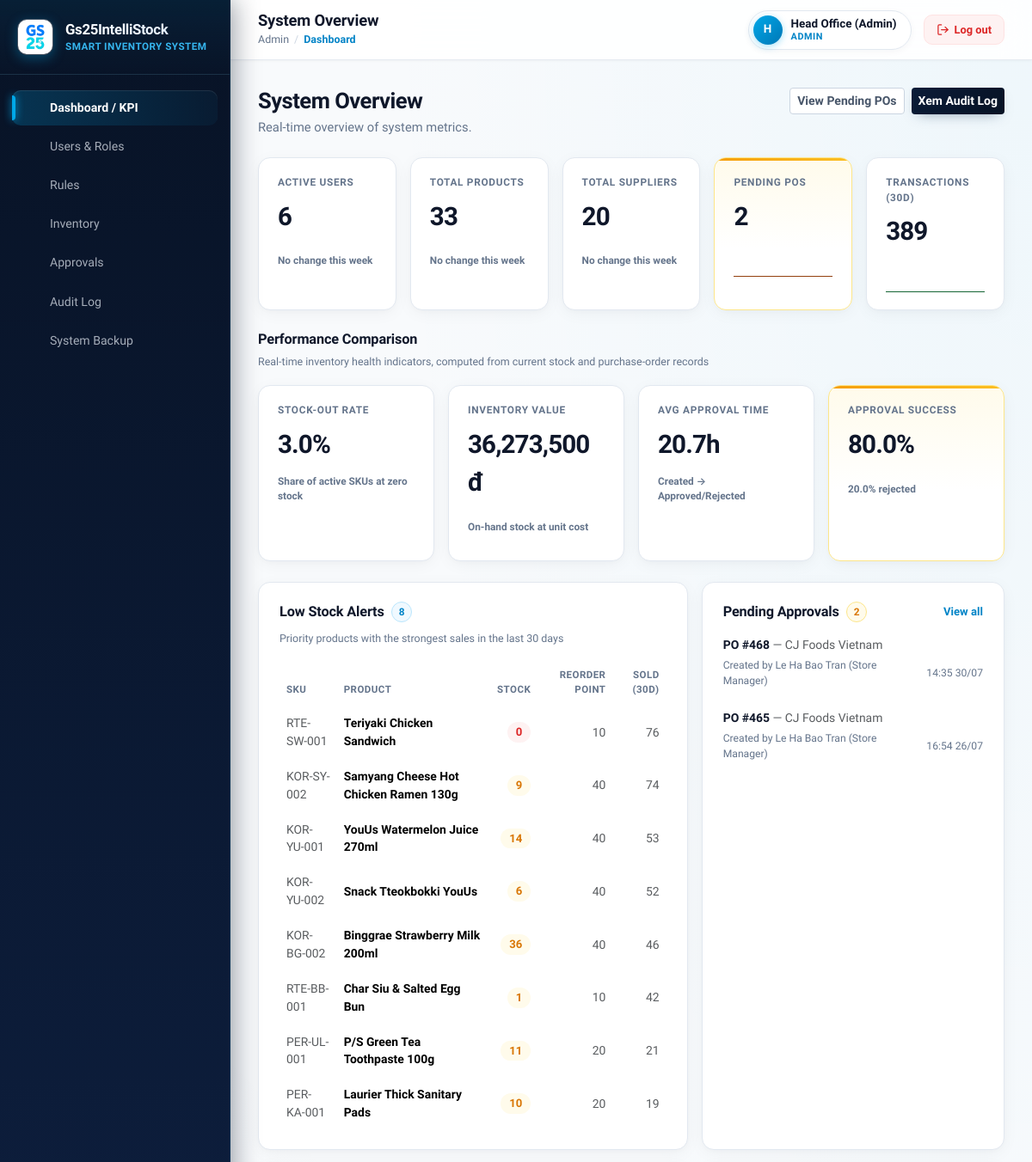
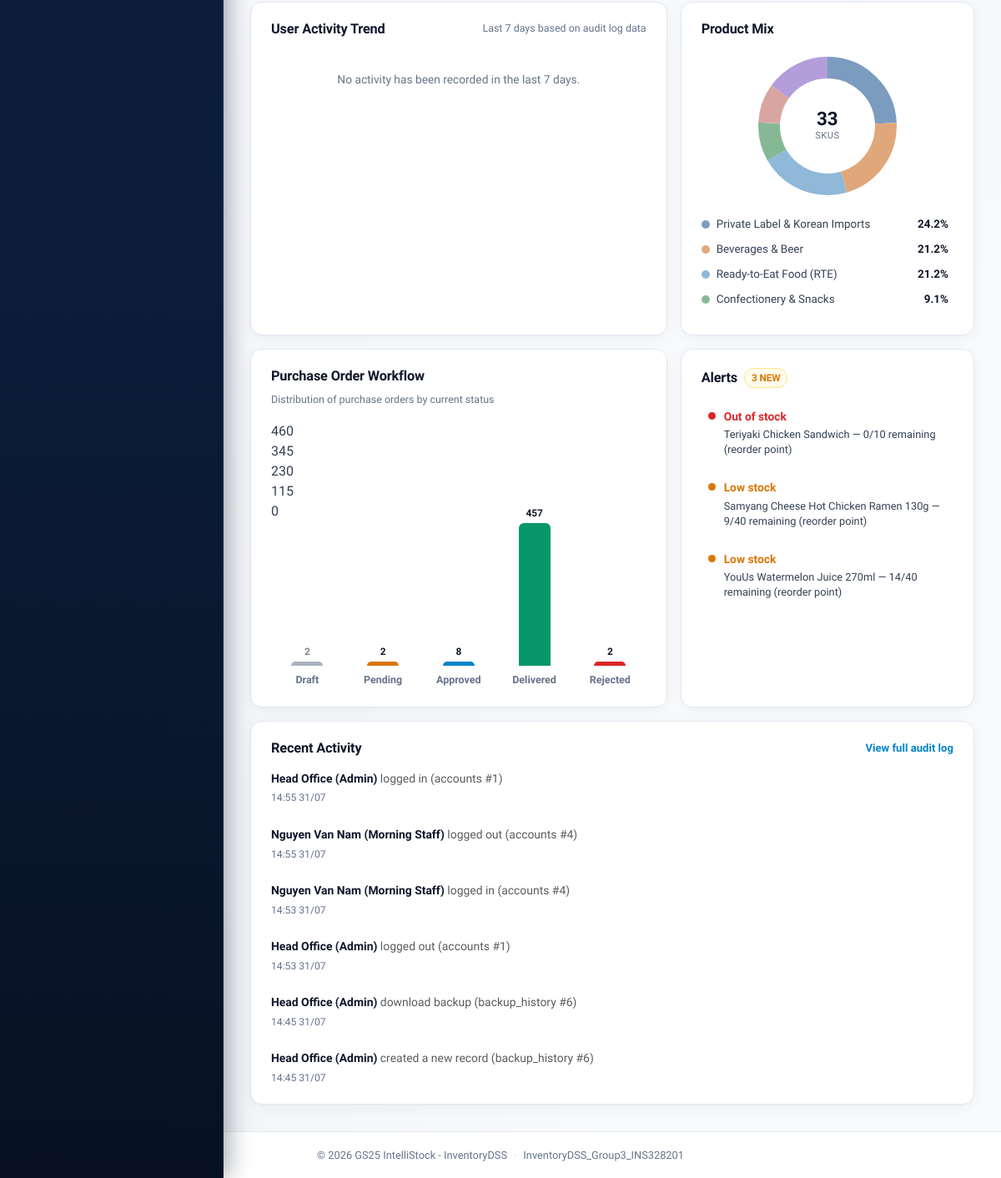
Screenshot of /frontend/admin/dashboard.php (signed in) with the database file from the repository (2 pictures, top to bottom).
### tables this page shows
CREATE TABLE `products` (
  `product_id` int(11) NOT NULL AUTO_INCREMENT,
  `sku_code` varchar(30) NOT NULL,
  `product_name` varchar(150) NOT NULL,
  `category_id` int(11) NOT NULL,
  `supplier_id` int(11) NOT NULL,
  `unit` varchar(20) NOT NULL,
  `shelf_life_days` int(11) DEFAULT NULL,
  `unit_cost` decimal(12,2) NOT NULL DEFAULT 0.00,
  `selling_price` decimal(12,2) NOT NULL DEFAULT 0.00,
  `is_active` tinyint(1) NOT NULL DEFAULT 1,
  PRIMARY KEY (`product_id`),
  UNIQUE KEY `sku_code` (`sku_code`),
  KEY `category_id` (`category_id`),
  KEY `supplier_id` (`supplier_id`),
  CONSTRAINT `products_ibfk_1` FOREIGN KEY (`category_id`) REFERENCES `categories` (`category_id`),
  CONSTRAINT `products_ibfk_2` FOREIGN KEY (`supplier_id`) REFERENCES `suppliers` (`supplier_id`)
);

CREATE TABLE `purchase_orders` (
  `po_id` int(11) NOT NULL AUTO_INCREMENT,
  `supplier_id` int(11) NOT NULL,
  `created_by` int(11) NOT NULL,
  `status` enum('Draft','Pending','Approved','Rejected','Delivered') NOT NULL DEFAULT 'Draft',
  `approved_by` int(11) DEFAULT NULL,
  `created_at` datetime NOT NULL DEFAULT current_timestamp(),
  `approved_at` datetime DEFAULT NULL,
  PRIMARY KEY (`po_id`),
  KEY `supplier_id` (`supplier_id`),
  KEY `created_by` (`created_by`),
  KEY `approved_by` (`approved_by`),
  CONSTRAINT `purchase_orders_ibfk_1` FOREIGN KEY (`supplier_id`) REFERENCES `suppliers` (`supplier_id`),
  CONSTRAINT `purchase_orders_ibfk_2` FOREIGN KEY (`created_by`) REFERENCES `accounts` (`account_id`),
  CONSTRAINT `purchase_orders_ibfk_3` FOREIGN KEY (`approved_by`) REFERENCES `accounts` (`account_id`)
);

CREATE TABLE `suppliers` (
  `supplier_id` int(11) NOT NULL AUTO_INCREMENT,
  `supplier_name` varchar(100) NOT NULL,
  `contact_phone` varchar(20) DEFAULT NULL,
  `avg_lead_time_days` decimal(5,1) DEFAULT NULL,
  PRIMARY KEY (`supplier_id`)
);

CREATE TABLE `accounts` (
  `account_id` int(11) NOT NULL AUTO_INCREMENT,
  `username` varchar(50) NOT NULL,
  `password_hash` varchar(255) NOT NULL,
  `full_name` varchar(100) NOT NULL,
  `email` varchar(100) DEFAULT NULL,
  `phone_number` varchar(20) DEFAULT NULL,
  `role_id` int(11) NOT NULL,
  `status` enum('active','locked') NOT NULL DEFAULT 'active',
  `created_at` datetime NOT NULL DEFAULT current_timestamp(),
  PRIMARY KEY (`account_id`),
  UNIQUE KEY `username` (`username`),
  KEY `role_id` (`role_id`),
  CONSTRAINT `accounts_ibfk_1` FOREIGN KEY (`role_id`) REFERENCES `roles` (`role_id`)
);

CREATE TABLE `audit_logs` (
  `log_id` int(11) NOT NULL AUTO_INCREMENT,
  `account_id` int(11) NOT NULL,
  `action_type` varchar(100) NOT NULL,
  `target_table` varchar(50) DEFAULT NULL,
  `target_id` int(11) DEFAULT NULL,
  `timestamp` datetime NOT NULL DEFAULT current_timestamp(),
  PRIMARY KEY (`log_id`),
  KEY `account_id` (`account_id`),
  CONSTRAINT `audit_logs_ibfk_1` FOREIGN KEY (`account_id`) REFERENCES `accounts` (`account_id`)
);

### frontend/admin/dashboard.php (the view, shortened to what the rows shown need)
<?php
require_once __DIR__ . '/../../backend/config/database.php';
require_once __DIR__ . '/../../backend/services/AdminService.php';
$adminService = new AdminService();
$summary      = $adminService->getSystemSummary();
$lowStockAlerts   = $summary['low_stock_alerts'];
$pendingOrders    = $summary['pending_orders'];
$recentActivity   = $summary['recent_activity'];
function formatDashboardDateTime(?string $raw): string
{
    $ts = strtotime($raw);
    return $ts === false ? $raw : date('H:i d/m', $ts);
}
function formatActionLabel(string $actionType): string
{
    $map = [
        'LOGIN'                  => 'logged in',
        'LOGOUT'                 => 'logged out',
        'LOGIN_ROLE_MISMATCH'    => 'selected the wrong role',
        'CREATE_SUPPLIER'        => 'created a supplier',
        'UPDATE_SUPPLIER'        => 'updated a supplier',
        'DELETE_SUPPLIER'        => 'deleted a supplier',
        'CREATE_WAREHOUSE'       => 'created a warehouse',
        'UPDATE_WAREHOUSE'       => 'updated a warehouse',
        'DELETE_WAREHOUSE'       => 'deleted a warehouse',
        'UPDATE_ROLE_PERMISSIONS'=> 'updated role permissions',
    ];
    if (isset($map[$actionType])) {
        return $map[$actionType];
    }
    if (str_starts_with($actionType, 'CREATE')) {
        return 'created a new record';
    }
    return strtolower(str_replace('_', ' ', $actionType));
}
?>
<!DOCTYPE html>
<html lang="en">
<head>
    <link href="https://cdn.jsdelivr.net/npm/bootstrap@5.3.3/dist/css/bootstrap.min.css" rel="stylesheet">
    <link href="<?= BASE_URL ?>/assets/css/theme_variables.css?v=20260802" rel="stylesheet">
    <link href="<?= BASE_URL ?>/assets/css/custom.css?v=20260802" rel="stylesheet">
</head>
<body>
    <div class="app-shell">
        <div class="app-content">
            <?php require __DIR__ . '/../components/header.php'; ?>
            <main class="app-main">
                <div class="d-flex flex-wrap justify-content-between align-items-start gap-3 mb-4">
                    <div>
                        <h2 class="page-heading mb-1">System Overview</h2>
                    </div>
                </div>
                <div class="row g-3">
                    <div class="col-12 col-xl-7">
                        <div class="panel-card h-100">
                            <?php if (empty($lowStockAlerts)): ?>
                                <div class="empty-state">No products are at the reorder point.</div>
                            <?php else: ?>
                                <div class="table-responsive">
                                    <table class="table table-borderless align-middle mb-0 data-table">
                                        <thead>
                                            <tr>
                                                <th>SKU</th>
                                                <th>Product</th>
                                                <th class="text-end">Stock</th>
                                                <th class="text-end">Reorder Point</th>
                                                <th class="text-end">Sold (30d)</th>
                                            </tr>
                                        </thead>
                                        <tbody>
                                            <?php foreach ($lowStockAlerts as $item): ?>
                                                <tr>
                                                    <td class="text-muted"><?= htmlspecialchars($item['sku_code'], ENT_QUOTES, 'UTF-8') ?></td>
                                                    <td class="fw-semibold"><?= htmlspecialchars($item['product_name'], ENT_QUOTES, 'UTF-8') ?></td>
                                                    <td class="text-end">
                                                        <span class="stock-pill <?= (int) $item['current_stock'] <= 0 ? 'stock-pill-critical' : 'stock-pill-warn' ?>">
                                                            <?= number_format((int) $item['current_stock']) ?>
                                                        </span>
                                                    </td>
                                                    <td class="text-end text-muted"><?= number_format((int) $item['reorder_point']) ?></td>
                                                    <td class="text-end text-muted"><?= number_format((int) $item['qty_sold_30d']) ?></td>
                                                </tr>
                                            <?php endforeach; ?>
                                        </tbody>
                                    </table>
                                </div>
                            <?php endif; ?>
                        </div>
                    </div>
                    <div class="col-12 col-xl-5">
                        <div class="panel-card h-100">
                            <?php if (empty($pendingOrders)): ?>
                                <div class="empty-state">No purchase orders are waiting for approval.</div>
                            <?php else: ?>
                                <ul class="list-unstyled activity-list mb-0">
                                    <?php foreach ($pendingOrders as $po): ?>
                                        <li class="activity-item">
                                            <div class="activity-item-main">
                                                <span class="fw-semibold">PO #<?= (int) $po['po_id'] ?></span>
                                                <span class="text-muted">— <?= htmlspecialchars($po['supplier_name'], ENT_QUOTES, 'UTF-8') ?></span>
                                            </div>
                                            <div class="activity-item-meta">
                                                <span>Created by <?= htmlspecialchars($po['created_by_name'], ENT_QUOTES, 'UTF-8') ?></span>
                                                <span class="activity-item-time"><?= formatDashboardDateTime($po['created_at']) ?></span>
                                            </div>
                                        </li>
                                    <?php endforeach; ?>
                                </ul>
                            <?php endif; ?>
                        </div>
                    </div>
                </div>
                <div class="row g-3 mt-0">
                    <div class="col-12">
                        <div class="panel-card">
                            <?php if (empty($recentActivity)): ?>
                                <div class="empty-state">No activity has been recorded yet.</div>
                            <?php else: ?>
                                <ul class="list-unstyled activity-list mb-0">
                                    <?php foreach ($recentActivity as $log): ?>
                                        <li class="activity-item">
                                            <div class="activity-item-main">
                                                <span class="fw-semibold"><?= htmlspecialchars($log['account_name'], ENT_QUOTES, 'UTF-8') ?></span>
                                                <span class="text-muted"><?= htmlspecialchars(formatActionLabel($log['action_type']), ENT_QUOTES, 'UTF-8') ?></span>
                                                <?php if (!empty($log['target_table'])): ?>
                                                    <span class="text-muted">(<?= htmlspecialchars($log['target_table'], ENT_QUOTES, 'UTF-8') ?><?= $log['target_id'] !== null ? ' #' . (int) $log['target_id'] : '' ?>)</span>
                                                <?php endif; ?>
                                            </div>
                                            <div class="activity-item-meta">
                                                <span class="activity-item-time"><?= formatDashboardDateTime($log['timestamp']) ?></span>
                                            </div>
                                        </li>
                                    <?php endforeach; ?>
                                </ul>
                            <?php endif; ?>
                        </div>
                    </div>
                </div>
            </main>
        </div>
    </div>
    <?php require __DIR__ . '/../components/footer.php'; ?>

### rows the page displays
products: sku_code "RTE-SW-001", product_name "Teriyaki Chicken Sandwich", current_stock "0", reorder_point "10", qty_sold_30d "76"
products: sku_code "KOR-SY-002", product_name "Samyang Cheese Hot Chicken Ramen 130g", current_stock "9", reorder_point "40", qty_sold_30d "74"
products: sku_code "KOR-YU-001", product_name "YouUs Watermelon Juice 270ml", current_stock "14", reorder_point "40", qty_sold_30d "53"
products: sku_code "KOR-YU-002", product_name "Snack Tteokbokki YouUs", current_stock "6", reorder_point "40", qty_sold_30d "52"
products: sku_code "KOR-BG-002", product_name "Binggrae Strawberry Milk 200ml", current_stock "36", reorder_point "40", qty_sold_30d "46"
products: sku_code "RTE-BB-001", product_name "Char Siu & Salted Egg Bun", current_stock "1", reorder_point "10", qty_sold_30d "42"
products: sku_code "PER-UL-001", product_name "P/S Green Tea Toothpaste 100g", current_stock "11", reorder_point "20", qty_sold_30d "21"
products: sku_code "PER-KA-001", product_name "Laurier Thick Sanitary Pads", current_stock "10", reorder_point "20", qty_sold_30d "19"
purchase_orders: po_id "468", supplier.supplier_name "CJ Foods Vietnam", created_by.full_name "Le Ha Bao Tran (Store Manager)", created_at "14:35 30/07"
purchase_orders: po_id "465", supplier.supplier_name "CJ Foods Vietnam", created_by.full_name "Le Ha Bao Tran (Store Manager)", created_at "16:54 26/07"
audit_logs: account.full_name "Head Office (Admin)", action_type "logged in", target_table "accounts", target "1", timestamp "14:55 31/07"
audit_logs: account.full_name "Nguyen Van Nam (Morning Staff)", action_type "logged out", target_table "accounts", target "4", timestamp "14:55 31/07"
audit_logs: account.full_name "Nguyen Van Nam (Morning Staff)", action_type "logged in", target_table "accounts", target "4", timestamp "14:53 31/07"
audit_logs: account.full_name "Head Office (Admin)", action_type "logged out", target_table "accounts", target "1", timestamp "14:53 31/07"
audit_logs: account.full_name "Head Office (Admin)", action_type "download backup", target_table "backup_history", target "6", timestamp "14:45 31/07"
audit_logs: account.full_name "Head Office (Admin)", action_type "created a new record", target_table "backup_history", target "6", timestamp "14:45 31/07"

### other values shown
$item['label'] "Dashboard / KPI"
$item['label'] "Users & Roles"
$item['label'] "Rules"
$item['label'] "Inventory"
$item['label'] "Approvals"
$item['label'] "Audit Log"
$item['label'] "System Backup"
$pageTitle "System Overview"
$crumb "Admin"
$crumb "Dashboard"
substr((string) (Auth::fullName() ?? 'U'), 0, 1) "H"
Auth::fullName() "Head Office (Admin)"
Auth::roleName() "ADMIN"
$kpi['active_users'] "6"
formatDeltaBadge($kpi['deltas']['active_users'], 'logins') "No change this week"
